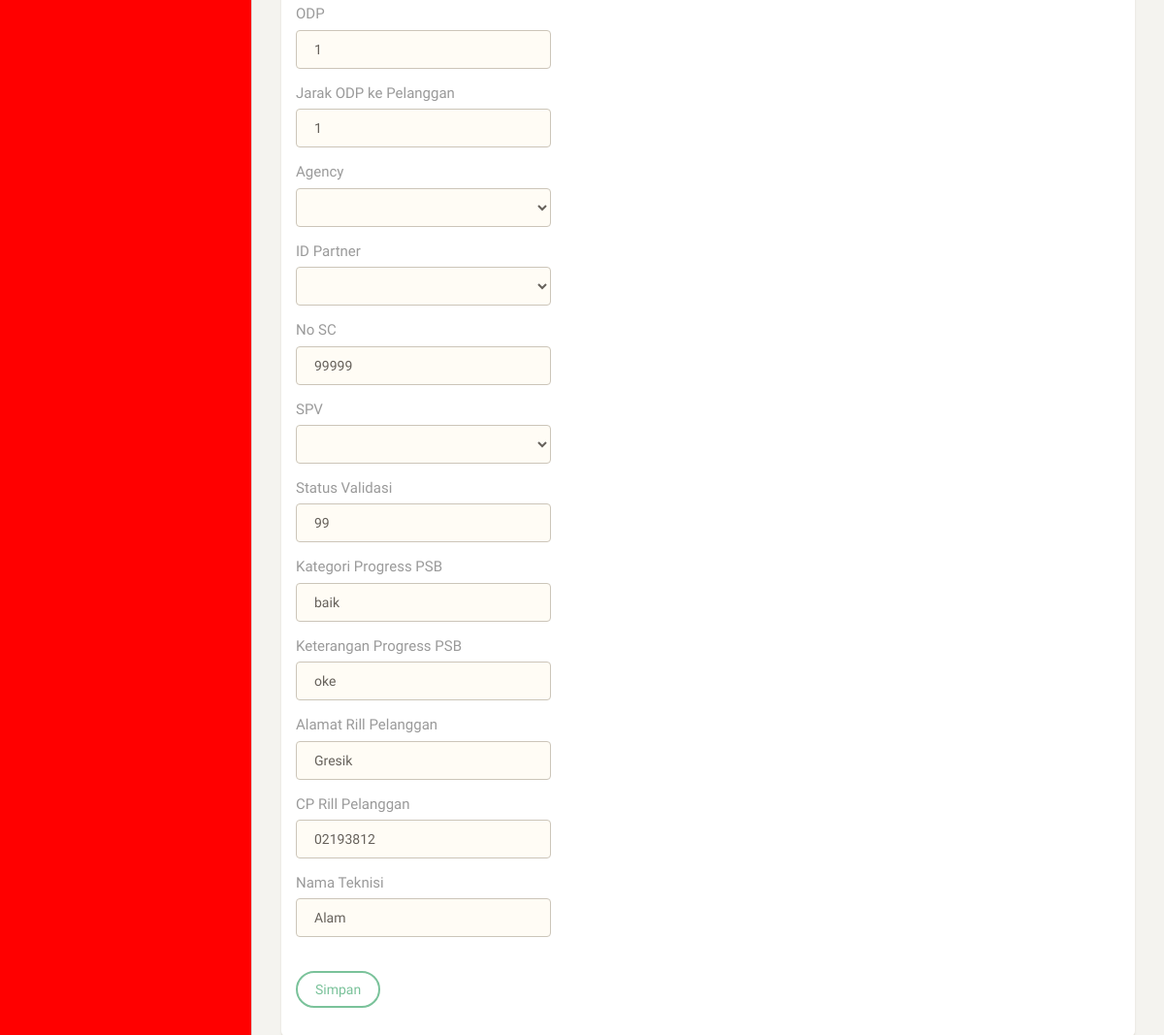
The page /manager_edit.php?id=27 (signed in, lower part) on the database as committed earlier.
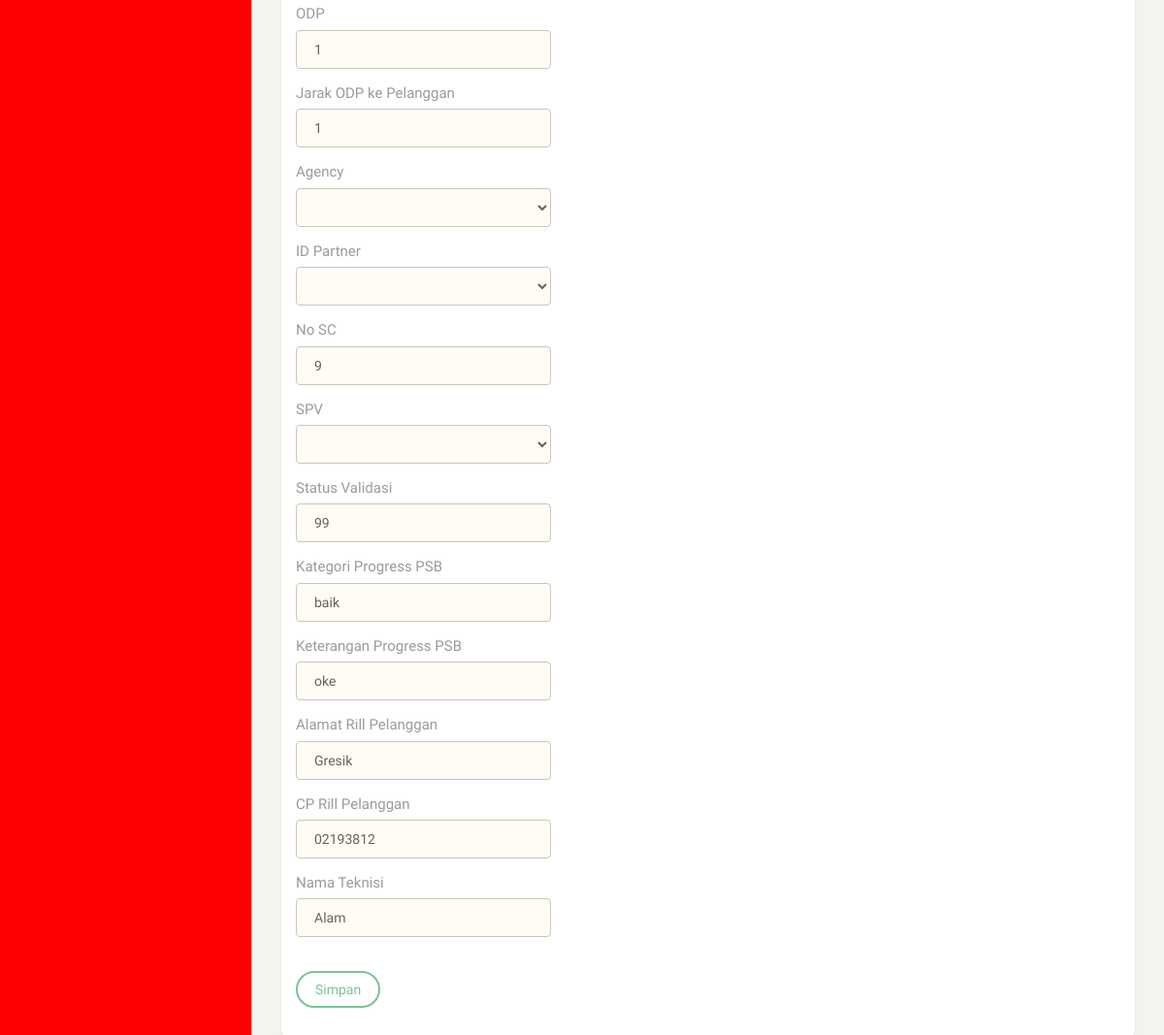
The same page on the database as committed later.
### tables this page shows
CREATE TABLE `data_pelanggan` (
  `id` int(15) NOT NULL,
  `track_id` varchar(15) NOT NULL,
  `nama_pelanggan` varchar(25) NOT NULL,
  `alamat` varchar(50) NOT NULL,
  `ktp` varchar(20) NOT NULL,
  `sto` int(11) NOT NULL,
  `second_cp` varchar(25) NOT NULL,
  `paket` varchar(25) NOT NULL,
  `tagging_rill` varchar(25) NOT NULL,
  `odp` varchar(25) NOT NULL,
  `odp_ke_pelanggan` varchar(25) NOT NULL,
  `tgl_input` timestamp NOT NULL DEFAULT current_timestamp() ON UPDATE current_timestamp(),
  `no_sc` varchar(25) NOT NULL,
  `status_validasi` varchar(7) NOT NULL,
  `kategori_progress_psb` varchar(25) NOT NULL,
  `keterangan_progress_psb` varchar(50) NOT NULL,
  `alamat_rill_pelanggan` varchar(50) NOT NULL,
  `cp_rill_pelanggan` varchar(25) NOT NULL,
  `nama_teknisi` varchar(25) NOT NULL,
  `id_partner` int(11) NOT NULL DEFAULT 0,
  `id_spv` int(11) NOT NULL DEFAULT 0,
  `id_agency` int(11) NOT NULL DEFAULT 0
);

### manager_edit.php (the view, shortened to what this page needs)
<?php
include("header.php");
?>
<body>
<?php
include("sidebar/sidebar_dataplg_manager.php");
if(isset($_GET['id'])){
?>
    <div class="main-panel">
        <div class="content">
            <div class="container-fluid">
                <div class="row">
                    <div class="col-md-12">
                        <div class="card">
                            <div class="content table-responsive table-full-width">
                                <table class="table table-striped">
                    <div class="col-md-12">
                        <div class="card card-plain">
                            <div class="content table-responsive table-full-width">
                                <table class="table table-hover">
                                    <tbody>
<?php
require("koneksi.php");
$id = $_GET['id'];
$query = "SELECT * FROM data_pelanggan WHERE id = '$id'";
$hasil = mysqli_query($con,$query);
$data  = mysqli_fetch_array($hasil);
$odp = $data['odp'];
$odp_ke_pelanggan = $data['odp_ke_pelanggan'];
$no_sc = $data['no_sc'];
$status_validasi = $data['status_validasi'];
$kategori_progress_psb = $data['kategori_progress_psb'];
$keterangan_progress_psb = $data['keterangan_progress_psb'];
$alamat_rill_pelanggan = $data['alamat_rill_pelanggan'];
$cp_rill_pelanggan = $data['cp_rill_pelanggan'];
$nama_teknisi = $data['nama_teknisi'];
?>
<form method='post' action='manager_update.php'
    onsubmit='return confirm("Apakah data sudah benar?");'>
    <div class='col-md-4'>
        <div class='form-group'>
            <label>ODP</label>
            <input type='text' class='form-control border-input'
                name='odp' value='<?php echo $odp ?>'
                autocomplete="off" required>
        </div>
        <div class='form-group'>
            <label>Jarak ODP ke Pelanggan</label>
            <input type='text' class='form-control border-input'
                name='odp_ke_pelanggan'
                value='<?php echo $odp_ke_pelanggan ?>'
                autocomplete="off" required>
        </div>
        <div class='form-group'>
            <label>Agency</label>
                <select class="form-control border-input" name="id_agency" autocomplete="off" required>
                </select>
        </div>
        <div class='form-group'>
            <label>ID Partner</label>
                <select class="form-control border-input" name="id_partner" autocomplete="off" required>
                </select>
        </div>
        <div class='form-group'>
            <label>No SC</label>
            <input type='text' class='form-control border-input'
                name='no_sc' value='<?php echo $no_sc ?>'
                autocomplete="off" required>
        </div>
        <div class='form-group'>
            <label>SPV</label>
                <select class="form-control border-input" name="id_spv" autocomplete="off" required>
                </select>
        </div>
        <div class='form-group'>
            <label>Status Validasi</label>
            <input type='text' class='form-control border-input'
                name='status_validasi' value='<?php echo $status_validasi ?>'
                autocomplete="off" required>
        </div>
        <div class='form-group'>
            <label>Kategori Progress PSB</label>
            <input type='text' class='form-control border-input'
                name='kategori_progress_psb' value='<?php echo $kategori_progress_psb ?>'
                autocomplete="off" required>
        </div>
        <div class='form-group'>
            <label>Keterangan Progress PSB</label>
            <input type='text' class='form-control border-input'
                name='keterangan_progress_psb' value='<?php echo $keterangan_progress_psb ?>'
                autocomplete="off" required>
        </div>
        <div class='form-group'>
            <label>Alamat Rill Pelanggan</label>
            <input type='text' class='form-control border-input'
                name='alamat_rill_pelanggan' value='<?php echo $alamat_rill_pelanggan ?>'
                autocomplete="off" required>
        </div>
        <div class='form-group'>
            <label>CP Rill Pelanggan</label>
            <input type='text' class='form-control border-input'
                name='cp_rill_pelanggan' value='<?php echo $cp_rill_pelanggan ?>'
                autocomplete="off" required>
        </div>
        <div class='form-group'>
            <label>Nama Teknisi</label>
            <input type='text' class='form-control border-input'
                name='nama_teknisi' value='<?php echo $nama_teknisi ?>'
                autocomplete="off" required>
        </div>
        <br>
        <button type="submit" class="btn btn-success"
            name='btn-update'>Simpan</button>
    </div>
</form>
</tbody>
</table>
</div>
</div>
</div>
</div>
</div>
</div>
<?php
include("footer.php");
}
?>

Rows that differ between the two databases and show on the page:
changed data_pelanggan "baik": no_sc "99999" → "9"
